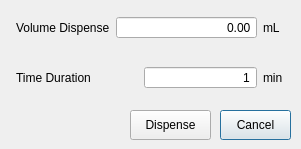
<?xml version="1.0" encoding="UTF-8"?>
<ui version="4.0">
 <class>doseOverTimeDialog</class>
 <widget class="QDialog" name="doseOverTimeDialog">
  <property name="geometry">
   <rect>
    <x>0</x>
    <y>0</y>
    <width>301</width>
    <height>149</height>
   </rect>
  </property>
  <property name="windowTitle">
   <string>Dose Over Time</string>
  </property>
  <property name="modal">
   <bool>true</bool>
  </property>
  <widget class="QWidget" name="formLayoutWidget">
   <property name="geometry">
    <rect>
     <x>10</x>
     <y>10</y>
     <width>281</width>
     <height>46</height>
    </rect>
   </property>
   <layout class="QFormLayout" name="formLayout">
    <property name="leftMargin">
     <number>6</number>
    </property>
    <property name="topMargin">
     <number>6</number>
    </property>
    <property name="rightMargin">
     <number>6</number>
    </property>
    <property name="bottomMargin">
     <number>6</number>
    </property>
    <item row="0" column="0">
     <widget class="QLabel" name="label_3">
      <property name="toolTip">
       <string>Minimum: 0.5mL and Maximum: 105mL</string>
      </property>
      <property name="text">
       <string>Volume Dispense</string>
      </property>
     </widget>
    </item>
    <item row="0" column="1">
     <layout class="QHBoxLayout" name="horizontalLayout">
      <item>
       <widget class="QDoubleSpinBox" name="dispenseVol">
        <property name="sizePolicy">
         <sizepolicy hsizetype="MinimumExpanding" vsizetype="Fixed">
          <horstretch>0</horstretch>
          <verstretch>0</verstretch>
         </sizepolicy>
        </property>
        <property name="alignment">
         <set>Qt::AlignRight|Qt::AlignTrailing|Qt::AlignVCenter</set>
        </property>
        <property name="buttonSymbols">
         <enum>QAbstractSpinBox::NoButtons</enum>
        </property>
        <property name="correctionMode">
         <enum>QAbstractSpinBox::CorrectToNearestValue</enum>
        </property>
        <property name="minimum">
         <double>0.000000000000000</double>
        </property>
        <property name="maximum">
         <double>1000.000000000000000</double>
        </property>
        <property name="singleStep">
         <double>0.100000000000000</double>
        </property>
       </widget>
      </item>
      <item>
       <widget class="QLabel" name="unitLabel_6">
        <property name="minimumSize">
         <size>
          <width>22</width>
          <height>0</height>
         </size>
        </property>
        <property name="maximumSize">
         <size>
          <width>16777215</width>
          <height>16777215</height>
         </size>
        </property>
        <property name="font">
         <font>
          <pointsize>9</pointsize>
         </font>
        </property>
        <property name="text">
         <string>mL</string>
        </property>
       </widget>
      </item>
     </layout>
    </item>
   </layout>
  </widget>
  <widget class="QWidget" name="formLayoutWidget_2">
   <property name="geometry">
    <rect>
     <x>10</x>
     <y>60</y>
     <width>281</width>
     <height>46</height>
    </rect>
   </property>
   <layout class="QFormLayout" name="formLayout_2">
    <property name="leftMargin">
     <number>6</number>
    </property>
    <property name="topMargin">
     <number>6</number>
    </property>
    <property name="rightMargin">
     <number>6</number>
    </property>
    <property name="bottomMargin">
     <number>6</number>
    </property>
    <item row="0" column="0">
     <widget class="QLabel" name="label_4">
      <property name="sizePolicy">
       <sizepolicy hsizetype="Fixed" vsizetype="Preferred">
        <horstretch>0</horstretch>
        <verstretch>0</verstretch>
       </sizepolicy>
      </property>
      <property name="minimumSize">
       <size>
        <width>122</width>
        <height>0</height>
       </size>
      </property>
      <property name="toolTip">
       <string>Minimum: 1 min and Maximum: 60 min</string>
      </property>
      <property name="text">
       <string>Time Duration</string>
      </property>
     </widget>
    </item>
    <item row="0" column="1">
     <layout class="QHBoxLayout" name="horizontalLayout_2">
      <item>
       <widget class="QSpinBox" name="timeDuration">
        <property name="sizePolicy">
         <sizepolicy hsizetype="MinimumExpanding" vsizetype="Fixed">
          <horstretch>0</horstretch>
          <verstretch>0</verstretch>
         </sizepolicy>
        </property>
        <property name="alignment">
         <set>Qt::AlignRight|Qt::AlignTrailing|Qt::AlignVCenter</set>
        </property>
        <property name="buttonSymbols">
         <enum>QAbstractSpinBox::NoButtons</enum>
        </property>
        <property name="correctionMode">
         <enum>QAbstractSpinBox::CorrectToNearestValue</enum>
        </property>
        <property name="minimum">
         <number>1</number>
        </property>
        <property name="maximum">
         <number>60</number>
        </property>
       </widget>
      </item>
      <item>
       <widget class="QLabel" name="unitLabel_7">
        <property name="minimumSize">
         <size>
          <width>22</width>
          <height>0</height>
         </size>
        </property>
        <property name="maximumSize">
         <size>
          <width>16777215</width>
          <height>16777215</height>
         </size>
        </property>
        <property name="font">
         <font>
          <pointsize>9</pointsize>
         </font>
        </property>
        <property name="text">
         <string>min</string>
        </property>
       </widget>
      </item>
     </layout>
    </item>
   </layout>
  </widget>
  <widget class="QPushButton" name="dispenseButton">
   <property name="geometry">
    <rect>
     <x>130</x>
     <y>110</y>
     <width>81</width>
     <height>30</height>
    </rect>
   </property>
   <property name="text">
    <string>Dispense</string>
   </property>
   <property name="autoDefault">
    <bool>false</bool>
   </property>
  </widget>
  <widget class="QPushButton" name="cancel">
   <property name="geometry">
    <rect>
     <x>220</x>
     <y>110</y>
     <width>71</width>
     <height>30</height>
    </rect>
   </property>
   <property name="text">
    <string>Cancel</string>
   </property>
  </widget>
 </widget>
 <resources/>
 <connections/>
</ui>
